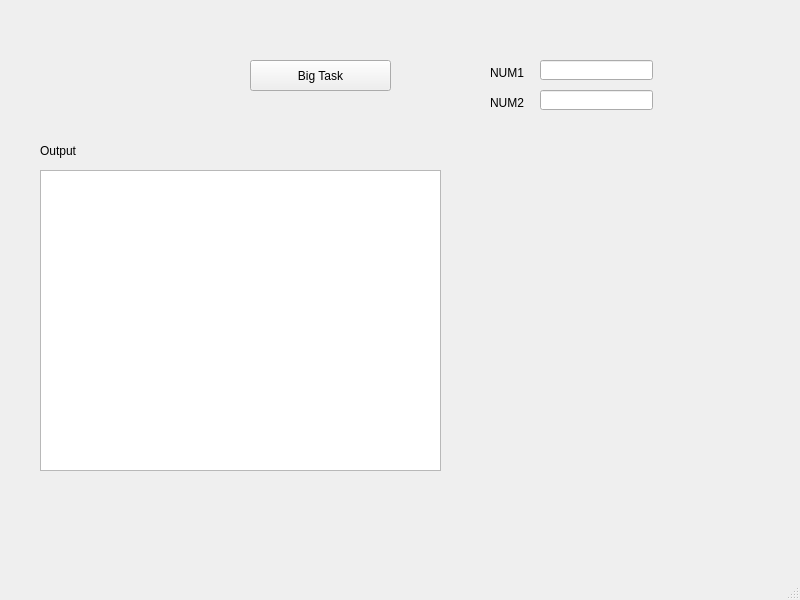
<?xml version="1.0" encoding="UTF-8"?>
<ui version="4.0">
 <class>MainWindow</class>
 <widget class="QMainWindow" name="MainWindow">
  <property name="geometry">
   <rect>
    <x>0</x>
    <y>0</y>
    <width>800</width>
    <height>600</height>
   </rect>
  </property>
  <property name="windowTitle">
   <string>001_Example</string>
  </property>
  <widget class="QWidget" name="centralwidget">
   <widget class="QPushButton" name="btn_big_task">
    <property name="geometry">
     <rect>
      <x>250</x>
      <y>60</y>
      <width>141</width>
      <height>31</height>
     </rect>
    </property>
    <property name="text">
     <string>Big Task</string>
    </property>
   </widget>
   <widget class="QLabel" name="label">
    <property name="geometry">
     <rect>
      <x>40</x>
      <y>140</y>
      <width>111</width>
      <height>21</height>
     </rect>
    </property>
    <property name="text">
     <string>Output</string>
    </property>
   </widget>
   <widget class="QLabel" name="statusLabel">
    <property name="geometry">
     <rect>
      <x>190</x>
      <y>35</y>
      <width>41</width>
      <height>21</height>
     </rect>
    </property>
    <property name="text">
     <string/>
    </property>
   </widget>
   <widget class="QPlainTextEdit" name="plainTextEdit">
    <property name="geometry">
     <rect>
      <x>40</x>
      <y>170</y>
      <width>401</width>
      <height>301</height>
     </rect>
    </property>
   </widget>
   <widget class="QLabel" name="label_2">
    <property name="geometry">
     <rect>
      <x>490</x>
      <y>63</y>
      <width>47</width>
      <height>20</height>
     </rect>
    </property>
    <property name="text">
     <string>NUM1</string>
    </property>
   </widget>
   <widget class="QLineEdit" name="txt_1">
    <property name="geometry">
     <rect>
      <x>540</x>
      <y>60</y>
      <width>113</width>
      <height>20</height>
     </rect>
    </property>
   </widget>
   <widget class="QLabel" name="label_3">
    <property name="geometry">
     <rect>
      <x>490</x>
      <y>93</y>
      <width>47</width>
      <height>20</height>
     </rect>
    </property>
    <property name="text">
     <string>NUM2</string>
    </property>
   </widget>
   <widget class="QLineEdit" name="txt_2">
    <property name="geometry">
     <rect>
      <x>540</x>
      <y>90</y>
      <width>113</width>
      <height>20</height>
     </rect>
    </property>
   </widget>
  </widget>
  <widget class="QMenuBar" name="menubar">
   <property name="geometry">
    <rect>
     <x>0</x>
     <y>0</y>
     <width>800</width>
     <height>21</height>
    </rect>
   </property>
  </widget>
  <widget class="QStatusBar" name="statusbar"/>
 </widget>
 <resources/>
 <connections/>
</ui>
